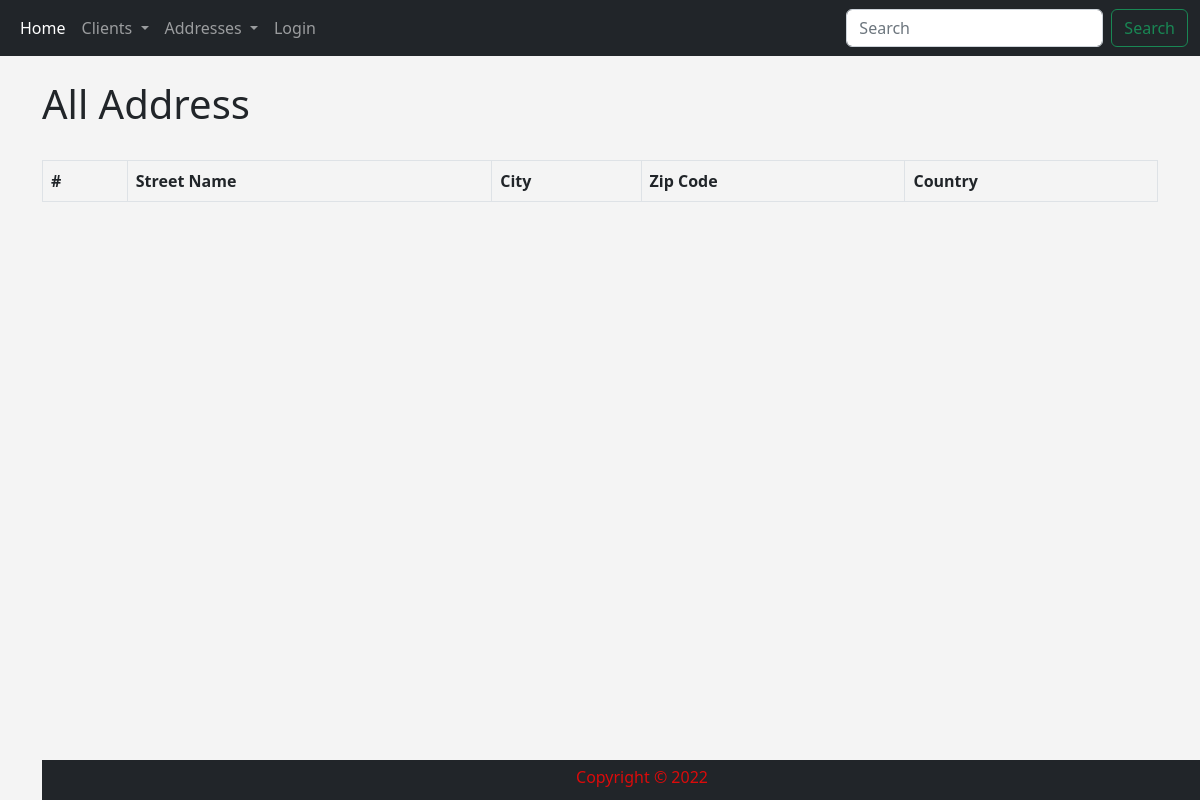
The page /list_address on the database as committed earlier.
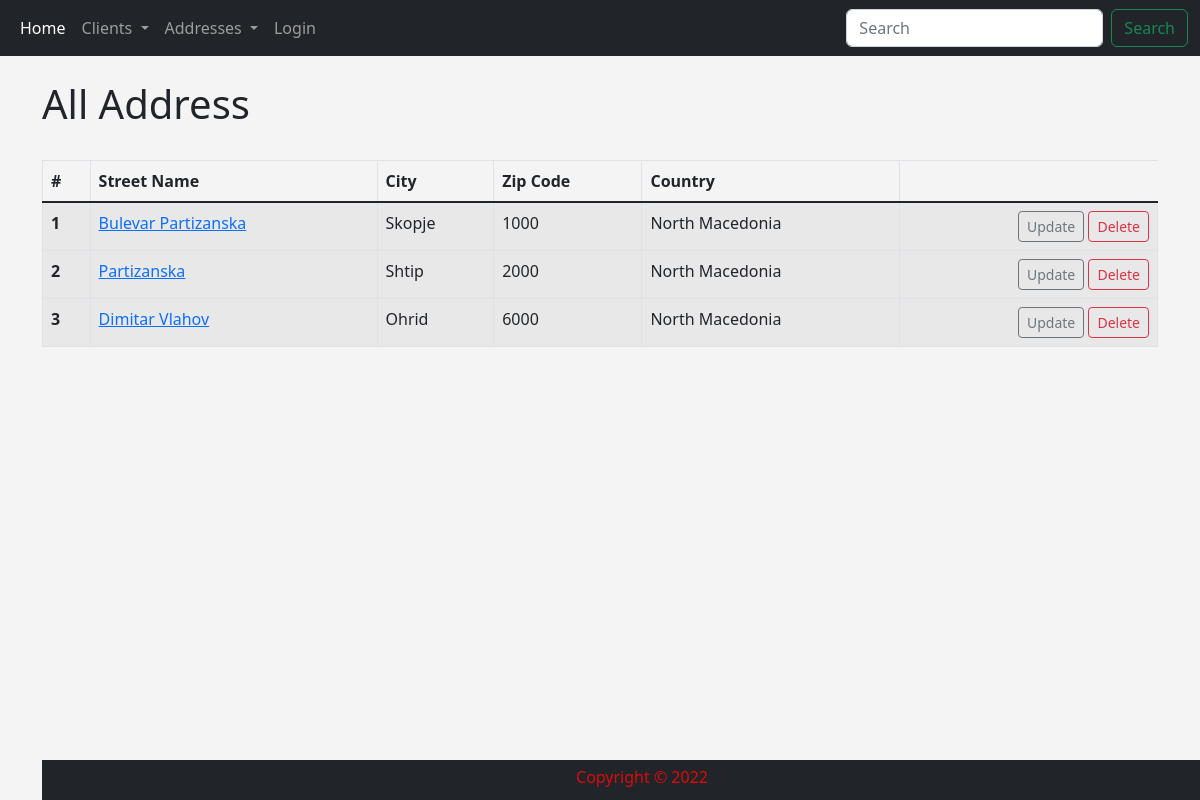
The same page on the database as committed later.
### addresses/models.py (models this page shows, shortened)
class Address(models.Model):
    street_name = models.CharField('Street Name', max_length=100)
    city = models.CharField('City', max_length=50)
    zip_code = models.CharField('Zip Code', max_length=15)
    country = models.CharField('Country', max_length=50)

### addresses/views.py (the view)
# urls.py: path('list_address', views.list_address, name='list_address'),
def list_address(request):
    address_list = Address.objects.all()
    return render(request, 'addresses/list_address.html', {
        "address_list": address_list,
    })

### addresses/templates/addresses/list_address.html
{% extends 'addresses/base.html' %}
{% block content %}
        <div>
            <h1>All Address</h1>
            <br/>
            <table class="table table-striped table-hover table-bordered">
              <thead>
                <tr>
                  <th scope="col">#</th>
                  <th scope="col">Street Name</th>
                  <th scope="col">City</th>
                  <th scope="col">Zip Code</th>
                  <th scope="col">Country</th>
                </tr>
              </thead>
              <tbody class="table-group-divider">
              {% for address in address_list %}
                <tr>
                  <th scope="row">{{ address.id}}</th>
                  <td><a href="{% url 'show_address' address.id %}">{{ address.street_name }}</a></td>
                  <td>{{ address.city }}</td>
                  <td>{{ address.zip_code }}</td>
                  <td>{{ address.country }}</td>
                  <td align="right">
                        <a href="{% url 'update_address' address.id %}" class="btn btn-outline-secondary btn-sm">Update</a>
                        <a href="#" class="btn btn-outline-danger btn-sm">Delete</a>
                  </td>
                </tr>
              </tbody>
            {% endfor %}
            </table>
{% endblock %}

### addresses/templates/addresses/base.html (shortened to what this page needs)
{% load static %}
<!DOCTYPE html>
<html lang="en">
  <head>
    <link href="https://cdn.jsdelivr.net/npm/bootstrap@5.2.3/dist/css/bootstrap.min.css"
          rel="stylesheet"
>
    <link rel="stylesheet" type="text/css" href="{% static 'addresses/main.css' %}">
  </head>
  <body>
      {% include 'addresses/parts/navbar.html' %}
      <br/>
        <div class="container">
            {% block content %}
            {% endblock %}
        </div>
    {% include 'addresses/parts/footer.html' %}
  </body>
</html>

### addresses/templates/addresses/parts/navbar.html (shortened to what this page needs)
<nav nav class="navbar navbar-expand-lg bg-dark navbar-dark">
  <div class="container-fluid">
    <div class="collapse navbar-collapse" id="navbarSupportedContent">
      <ul class="navbar-nav me-auto mb-2 mb-lg-0">
        <li class="nav-item">
          <a class="nav-link active" aria-current="page" href="{% url 'home' %}">Home</a>
        </li>
        <li class="nav-item dropdown">
          <a class="nav-link dropdown-toggle" href="#" role="button" data-bs-toggle="dropdown" aria-expanded="false">
            Clients
          </a>
        </li>
        <li class="nav-item dropdown">
          <a class="nav-link dropdown-toggle" href="#" role="button" data-bs-toggle="dropdown" aria-expanded="false">
            Addresses
          </a>
        </li>
        <li class="nav-item">
          <a class="nav-link" aria-current="page" href="#">Login</a>
        </li>
      </ul>
      <form class="d-flex" role="search">
        <input class="form-control me-2" type="search" placeholder="Search" aria-label="Search">
        <button class="btn btn-outline-success" type="submit">Search</button>
      </form>
    </div>
  </div>
</nav>

### addresses/templates/addresses/parts/footer.html
<div>
    <footer id="footer" class="background-footer">
        <h7 class="text-footer">
        Copyright &#169 2022
        </h7>
    </footer>
</div>

### addresses/static/addresses/main.css (style rules this page uses)
body { background: #f4f4f4 }
#footer { position: fixed; bottom: 0; width: 100%; height: 40px; padding: 5px; }
.background-footer { background: #212529; text-align: center; }
.text-footer { color: #db0b0b; }

Rows that differ between the two databases and show on the page:
added Address: id "1", street_name "Bulevar Partizanska", city "Skopje", zip_code "1000", country "North Macedonia"
added Address: id "2", street_name "Partizanska", city "Shtip", zip_code "2000", country "North Macedonia"
added Address: id "3", street_name "Dimitar Vlahov", city "Ohrid", zip_code "6000", country "North Macedonia"
